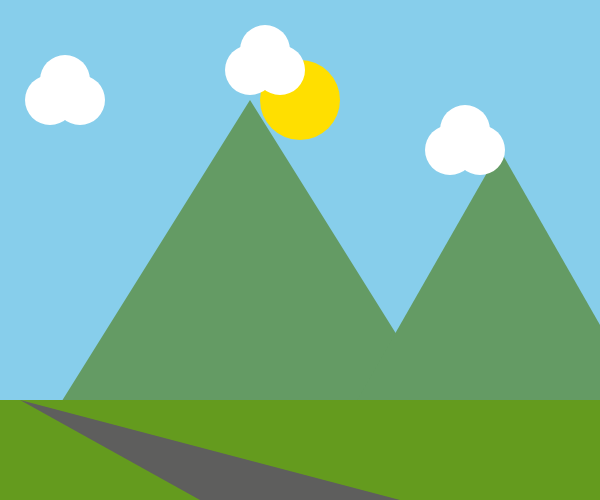
Frame 1 (no input)
Frame 2 (the mouse pressed at the canvas centre, redrawn once): identical to frame 1, image omitted

The p5.js sketch that drew this single still picture (run headless with seeded random() and noise() and a simulated clock; the mouse was pressed at the canvas centre and the sketch redrawn once):

// p5.js sketch
// ── sketch.js
function setup() {
  createCanvas(600, 500);
  noLoop();
}

function draw() {
  background(135, 206, 235); 

  // Matahari
  fill(255, 223, 0);
  noStroke();
  ellipse(300, 100, 80, 80);

 
  // Gunung-gunung
  gunung(250, 100, 500);
  gunung(500, 150, 400);

  
  // Awan
  awan(50, 100);
  awan(250, 70);
  awan(450, 150);
  
    //Memanggil fungsi untuk menggambar persegi panjang
  gambarSegiPanjang(0, 400, 600, 100, color(100, 155, 30)); 
 
  //gambar jalan
  gambarSegitiga(20, 400, 200, 500, 400, 500);
  
}

// Fungsi untuk menggambar gunung
function gunung(x, y, size) {
  fill(100, 200, 100); // 
  rect(100, 100, 100)
  
  }

// Fungsi untuk menggambar lahan hijau
function gambarSegiPanjang(x, y, lebar, tinggi, warna) {
  fill(warna); 
  noStroke();  
  rect(x, y, lebar, tinggi); 
}

// Fungsi untuk menggambar gunung
function gunung(x, y, size) {
  fill(100, 155, 100); 
  triangle(x, y, x - size / 2, height, x + size / 2, height);  
  }

// Fungsi untuk menggambar awan
function awan(x, y) {
  fill(255);
  noStroke();
  ellipse(x, y, 50, 50);
  ellipse(x + 30, y, 50, 50);
  ellipse(x + 15, y - 20, 50, 50);
}

function gambarSegitiga(x1, y1, x2, y2, x3, y3) {
  fill(94, 94, 93); // Warna segitiga
  noStroke();  // Menghilangkan garis tepi
  triangle(x1, y1, x2, y2, x3, y3); 
}
